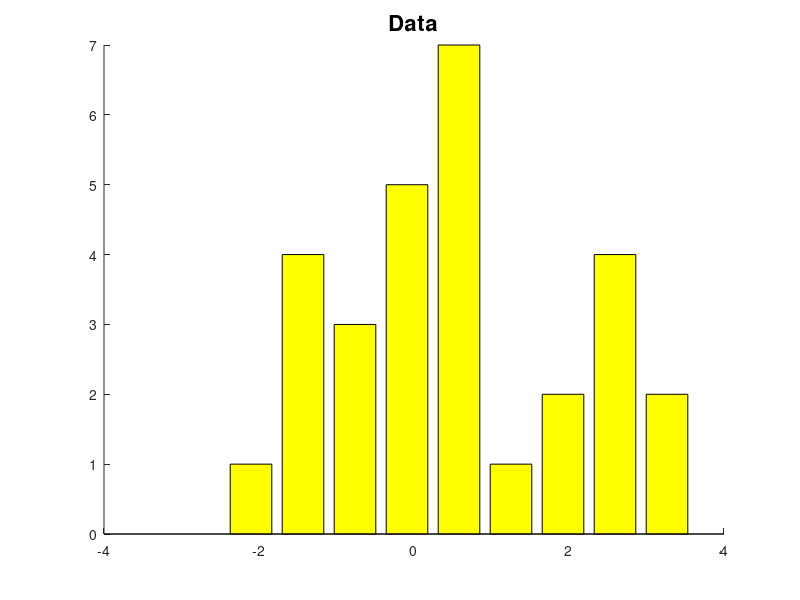
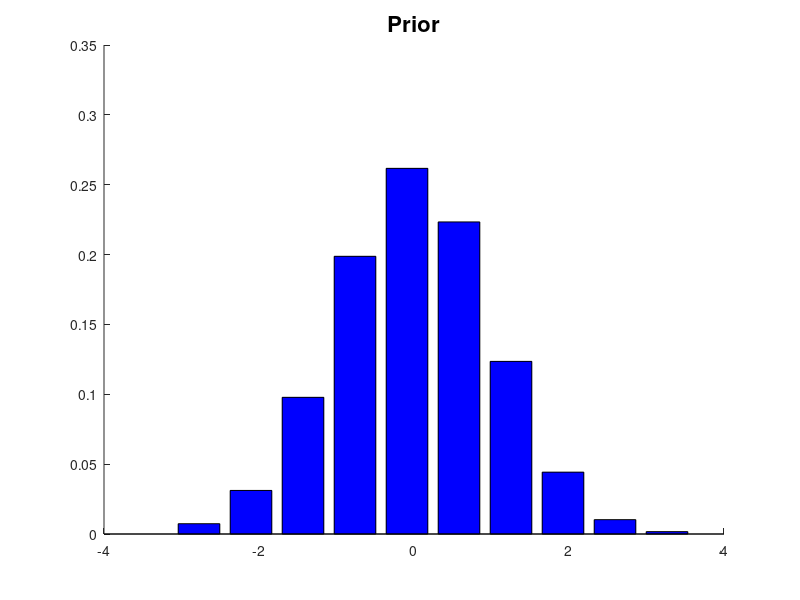
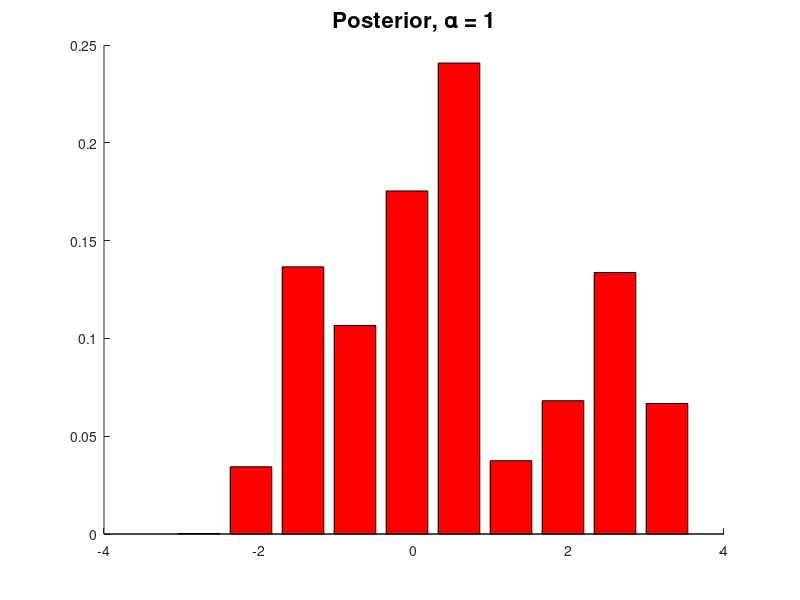
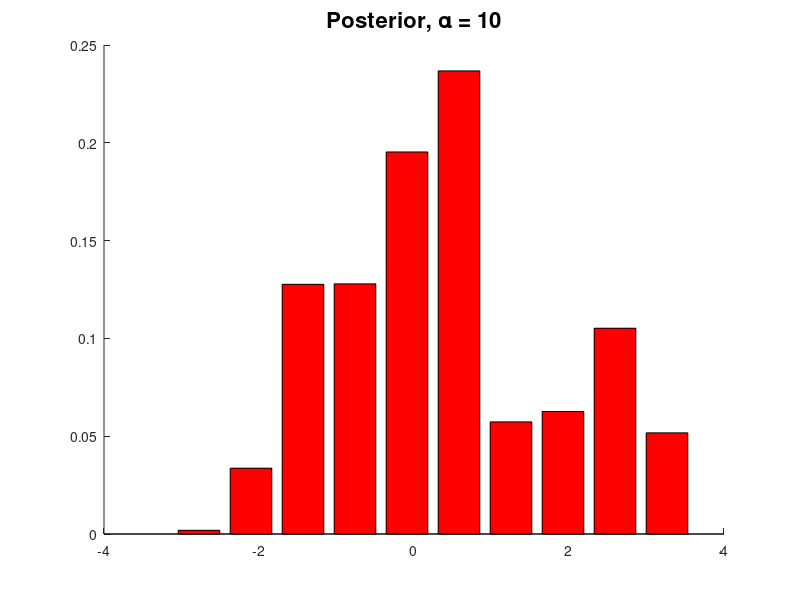

The MATLAB source for these figures, in order:
alpha = 1; % Prior precision
data = [0.68872543  0.33967413 -0.06830467 -1.87898409 -0.29230842  2.53667828 0.03314814 -3.10966805  2.43197586  3.60005107 -1.19090274 -0.09658805 ...
    0.38108757  1.00879419 -1.62893681 -1.00333500  3.03621296 -0.66239101 -0.19230352 -0.91602101  0.56778737  0.49642100  2.85880069  1.81142523 ...
    2.26751000 -1.12437874  1.68187364  0.37786249  0.77942687 -1.60312300];

[val,bin] = hist(data,10);
binWidth = diff(bin);
binWidth = binWidth(1);
lower = bin - binWidth/2; % lower endpoint of bins
upper = bin + binWidth/2; % upper endpoint of bins
upper(end) = max(data);

a = normcdf(upper);
b = diff(normcdf(upper));
pi0 = [a(1) b]; % Prior mean of pi
pi0(end) = pi0(end) +(1-sum(pi0)); % Adding the rightmost mass to the last bin

% Binning the data
n = [];
for i = 1:length(upper)
    n = [n sum(data>=lower(i) & data<=upper(i))];
end

figure
hold on
b1 = bar(bin,n);
set(b1,'facecolor','y')
title('Data','fontsize',16)
print Data -depsc2

figure
hold on
b2 = bar(bin,pi0);
set(b2,'facecolor','b')
title('Prior','fontsize',16)
print Prior -depsc2


% Posterior
alpha = 1; % Prior precision
a = alpha*pi0;
aPost = a + n;
postMean = aPost/sum(aPost);


figure
hold on
b3 = bar(bin,postMean);
set(b3,'facecolor','r')
title('Posterior, \alpha = 1','fontsize',16)
print PosteriorAlpha1 -depsc2


% Posterior
alpha = 10; % Prior precision
a = alpha*pi0;
aPost = a + n;
postMean = aPost/sum(aPost);


figure
hold on
b3 = bar(bin,postMean);
set(b3,'facecolor','r')
title('Posterior, \alpha = 10','fontsize',16)
print PosteriorAlpha10 -depsc2


% Posterior
alpha = 100; % Prior precision
a = alpha*pi0;
aPost = a + n;
postMean = aPost/sum(aPost);


figure
hold on
b3 = bar(bin,postMean);
set(b3,'facecolor','r')
title('Posterior, \alpha = 100','fontsize',16)
print PosteriorAlpha100 -depsc2



% Posterior
alpha = 1000; % Prior precision
a = alpha*pi0;
aPost = a + n;
postMean = aPost/sum(aPost);


figure
hold on
b3 = bar(bin,postMean);
set(b3,'facecolor','r')
title('Posterior, \alpha = 1000','fontsize',16)
print PosteriorAlpha1000 -depsc2